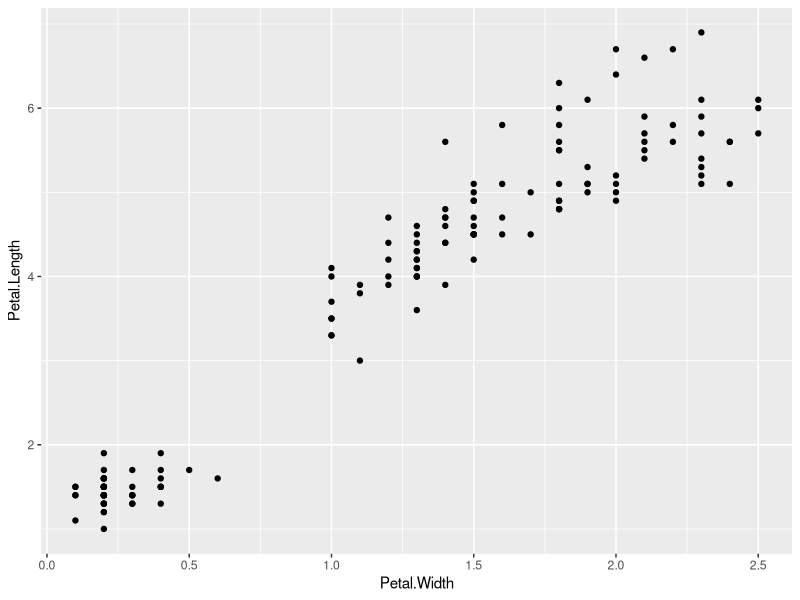
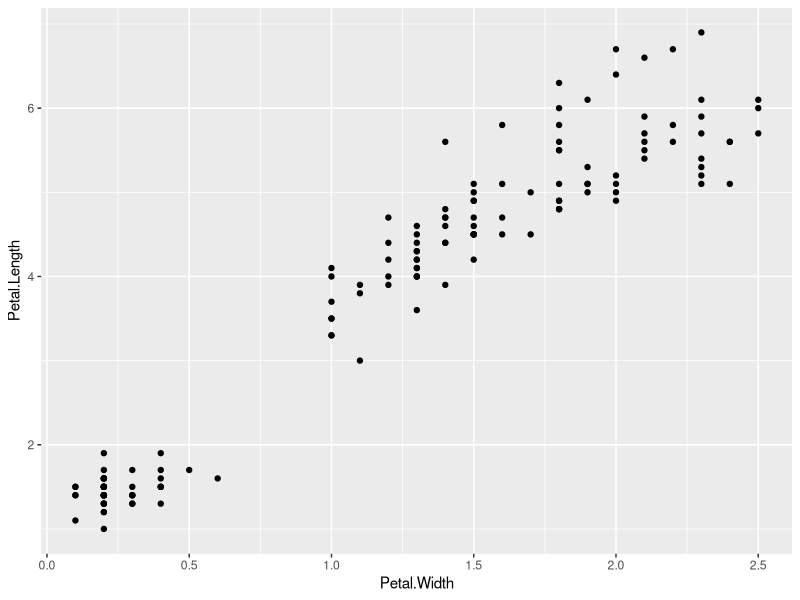
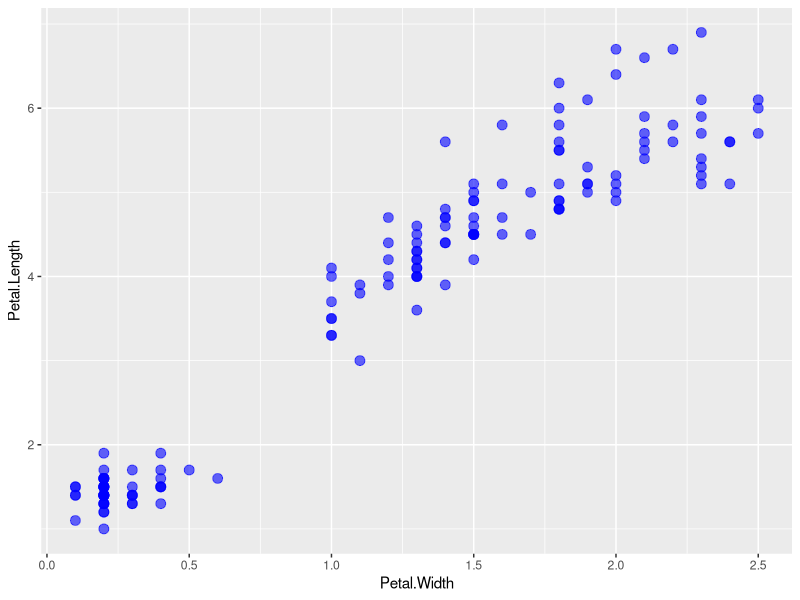
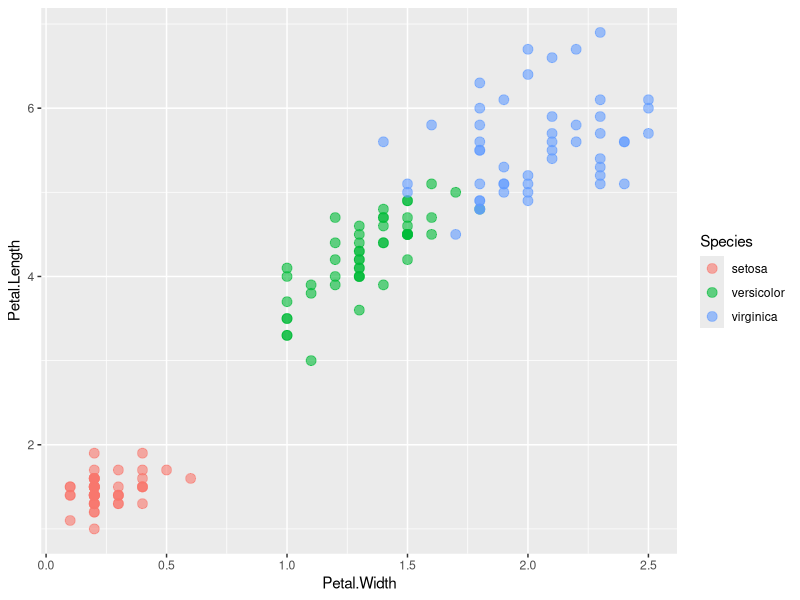
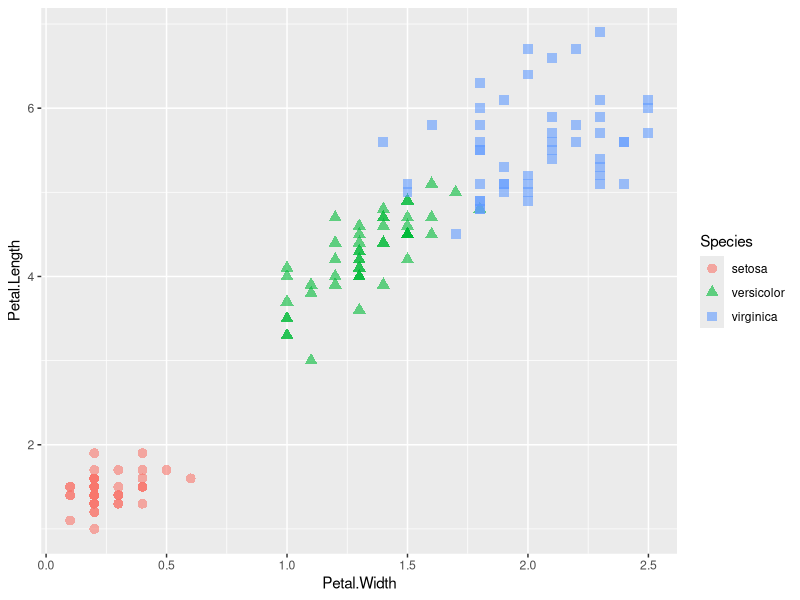
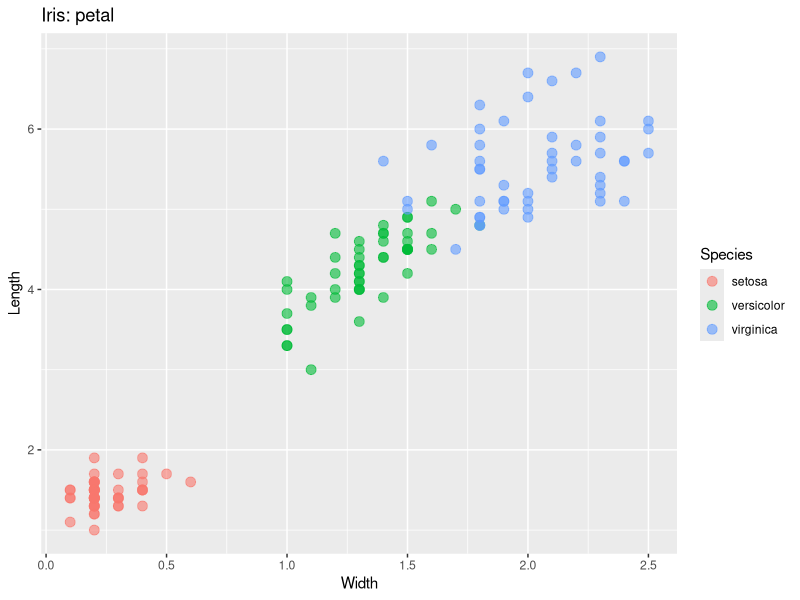
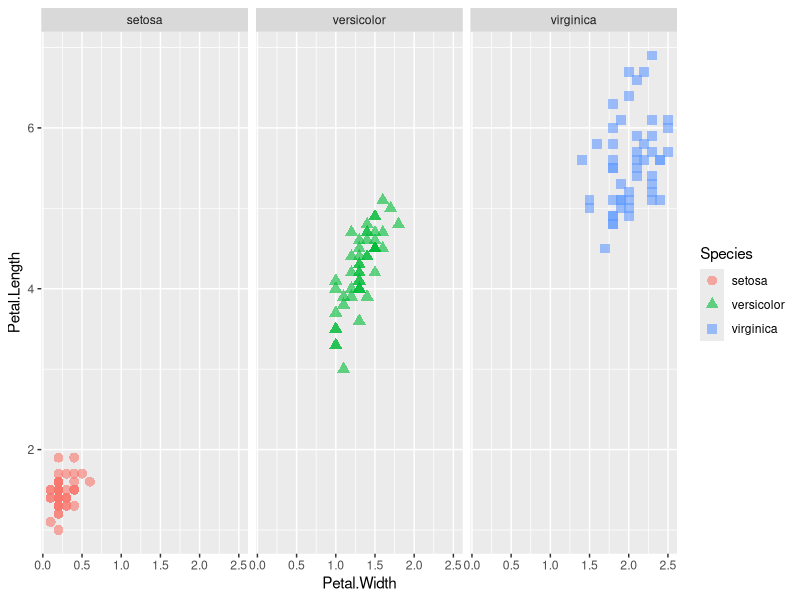
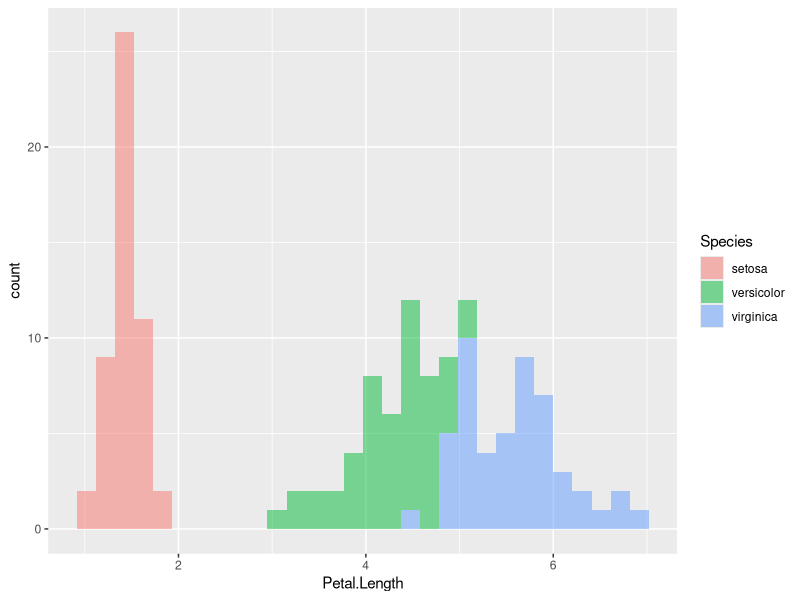

Recreate these plots in R, in order.
## ---- chunk 1
library(tidyverse)
knitr::opts_chunk$set(fig.align = "center")
## ---- chunk 2
library("ggplot2")
ggplot(iris) +
  geom_point(aes(x = Petal.Width, y = Petal.Length))
## ---- chunk 3
iris %>%
  head() %>%
  knitr::kable()
## ---- chunk 4
ggplot(iris) +
  geom_point(aes(x = Petal.Width, y = Petal.Length))
## ---- chunk 5
ggplot(iris) +
  geom_point(aes(x = Petal.Width, y = Petal.Length),
             colour = "blue", alpha = 0.6, size = 3)
## ---- chunk 6
ggplot(iris) +
  geom_point(aes(x = Petal.Width, y = Petal.Length, colour = Species), alpha = 0.6, size = 3)
## ---- chunk 7
ggplot(iris) +
  geom_point(aes(x = Petal.Width, y = Petal.Length, shape = Species, colour = Species), alpha = 0.6, size = 3)
## ---- chunk 8
ggplot(iris)+
  geom_point(aes(x = Petal.Width, y = Petal.Length, colour = Species), alpha = 0.6, size = 3) +
  xlab("Width") +
  ylab("Length") +
  ggtitle("Iris: petal")
## ---- chunk 9
ggplot(iris)+
  geom_point(aes(x = Petal.Width, y = Petal.Length,
                 shape = Species, colour = Species), alpha = 0.6, size = 3) +
  facet_grid(. ~ Species)
## ---- chunk 10
ggplot(iris) +
  geom_histogram(aes(x = Petal.Length, fill = Species), alpha = 0.5) 
## ---- chunk 11
ggplot(iris) +
  geom_density(aes(x = Petal.Length, fill = Species), alpha = 0.6)
## ---- chunk 12
ggplot(iris) +
  geom_histogram(aes(x = Petal.Length, y = ..density..), fill = "darkgrey", binwidth = 0.1) +
  geom_density(aes(x = Petal.Length, fill = Species, colour = Species), alpha = 0.4)+
  theme_classic()
## ---- chunk 13
ggplot(iris) +
  geom_bar(aes(x = Species)) # or: geom_bar(aes(x = Species, y = ..count..))
## ---- chunk 14
ggplot(iris) +
  geom_bar(aes(x = Species, y = Petal.Length), stat = "identity")
## ---- chunk 15
mtcars %>%
  ggplot() +
  geom_bar(aes(x = factor(cyl), fill = factor(gear)))
## ---- chunk 16
mtcars %>%
  ggplot() +
  geom_bar(aes(x = factor(cyl), fill = factor(gear)),
           position = "dodge")
## ---- chunk 17
mtcars %>%
  ggplot() +
  geom_bar(aes(x = factor(cyl), fill = factor(gear)),
           position = "fill")
## ---- chunk 18
mtcars %>%
  ggplot() +
  geom_bar(aes(x = factor(cyl), fill = factor(gear)),
           position = "fill") +
  coord_polar()
## ---- chunk 19
ggplot(mtcars) +
  geom_boxplot(aes(x = factor(cyl), y = mpg))
## ---- chunk 20
ggplot(mtcars) +
  geom_boxplot(aes(x = factor(cyl), y = mpg,
                   fill = factor(am)))
## ---- chunk 21
ggplot(mtcars) +
  geom_boxplot(aes(x = factor(cyl), y = mpg,
                   fill = factor(am), color = factor(am))) +
  scale_fill_manual(values=c("red", "lightblue")) +
  scale_color_manual(values = c("purple", "blue"))
## ---- chunk 22
library(RColorBrewer)
par(mar = c(0, 4, 0, 0))
display.brewer.all()
## ---- chunk 23
ggplot(mtcars) +
  geom_boxplot(aes(x = factor(cyl), y = mpg,
                   fill = factor(am), colour = factor(am))) +
  scale_fill_brewer(palette = "Pastel2") +
  scale_colour_brewer(palette = "Set1")
